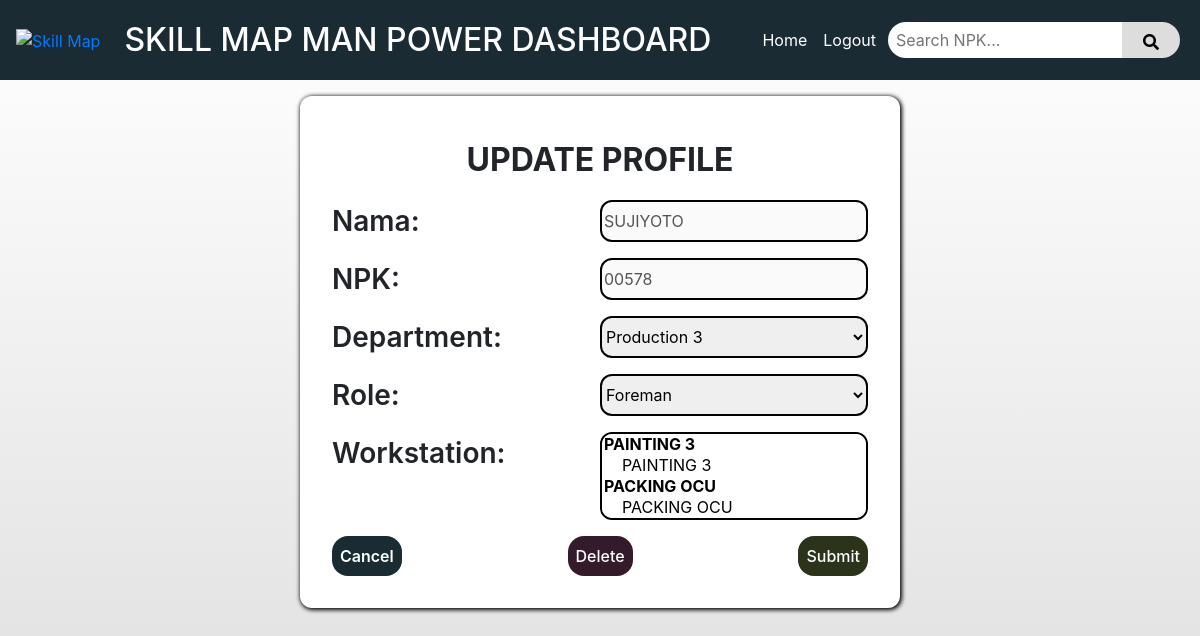
Page /update_profile.php?npk=00578 (signed in) on the committed database.
### tables this page shows
CREATE TABLE IF NOT EXISTS `karyawan` (
  `npk` varchar(11) NOT NULL,
  `name` varchar(32) NOT NULL,
  `role` int(11) NOT NULL,
  `date_joined` date NOT NULL,
  `shift` int(11) NOT NULL,
  PRIMARY KEY (`npk`),
  KEY `role` (`role`),
  KEY `idx_npk` (`npk`)
);

CREATE TABLE IF NOT EXISTS `roles` (
  `id` int(11) NOT NULL,
  `name` varchar(16) NOT NULL,
  PRIMARY KEY (`id`)
);

### includes/content/update-profile-page.php (the view, shortened to what this page needs)
<div id="content">
    <div id="add-profile-page-container">
        <div id="page-title">
            <p>UPDATE PROFILE</p>
        </div>
        <form class="w-100" action="actions/update-profile.php?dept_id=<?php echo $_GET['dept_id'] ?>" method="post">
            <div id="add-profile-form-container">
                <div class="ap-form-section">
                    <p>Nama:</p>
                    <input class="ap-form-input-box" name="name" type="text" maxlength='32' disabled
                        value='<?php echo $karyawan["name"] ?>'>
                </div>
                <div class="ap-form-section">
                    <p>NPK:</p>
                    <input class="ap-form-input-box" name="npk_" type="text" maxlength="11" disabled
                        value='<?php echo $karyawan["npk"] ?>'>
                </div>
                <div class="ap-form-section">
                    <p>Department:</p>
                    <select class="ap-form-input-box" id="ap-form-dept" name="dept">
                        <?php
                        $q_res = $conn->query("SELECT id, dept_name FROM department");
                        while ($row = $q_res->fetch_assoc()) {
                            $d_id = $row['id'];
                            echo "<option value='" . $d_id . "'  " . ($d_id == $karyawan['dept_id'] ? ' selected' : '') . ">" . $row['dept_name'] . "</option>";
                        }
                        ?>
                    </select>
                </div>
                <div class="ap-form-section">
                    <p>Role:</p>
                    <select class="ap-form-input-box" id="ap-form-role" name="role">
                        <?php
                        $q_res = $conn->query("SELECT id, name FROM roles");
                        while ($role_row = $q_res->fetch_assoc()) {
                            $role = $role_row['name'];
                            $role_id = $role_row['id'];
                            echo "<option value='" . $role_id . "'" . ($role_id == $karyawan['role_id'] ? 'selected' : '') . ">" . $role . "</option>";
                        }
                        ?>
                    </select>
                </div>
                <div class="ap-form-section">
                    <p>Workstation:</p>
                    <select class="ap-form-input-box" id="ap-form-ws" name="workstations[]" <?php echo $karyawan['role_id'] != 0 ? '' : 'multiple'; ?>>
                        <?php
                        $selected_sub_ws_ids = array();
                        if ($karyawan['role_id'] == 0) {
                            $result = $conn->query("SELECT workstation_id FROM karyawan_workstation WHERE npk = '" . $karyawan['npk'] . "'");
                            while ($row = $result->fetch_assoc()) {
                                $selected_sub_ws_ids[] = $row['workstation_id'];
                            }
                        } else {
                            $selected_sub_ws_ids[] = $karyawan['sub_ws_id'];
                        }
                        $q_res = $conn->query("
            SELECT
                sub_workstations.id as id,
                sub_workstations.name as name,
                workstations.id as ws_id,
                workstations.name as ws_name,
                department.id as dept_id
            FROM sub_workstations
                LEFT JOIN workstations ON sub_workstations.workstation_id = workstations.id
                LEFT JOIN department ON workstations.dept_id = department.id
            ORDER BY workstations.id, sub_workstations.id
        ");
                        $current_group = '';
                        while ($ws_row = $q_res->fetch_assoc()) {
                            $sub_ws_name = $ws_row['name'];
                            $ws_name = $ws_row['ws_name'];
                            $sws_id = $ws_row['id'];
                            $dept_id = $ws_row['dept_id'];
                            $is_selected = in_array($sws_id, $selected_sub_ws_ids) ? 'selected' : '';
                            if ($ws_name != $current_group) {
                                if ($current_group != '') {
                                    echo "</optgroup>";
                                }
                                echo "<optgroup class='form-sws-d-$dept_id form-ws-optgroup' label='$ws_name'>";
                                $current_group = $ws_name;
                            }
                            echo "<option class='form-sws-d-$dept_id' value='$sws_id' $is_selected>" . $sub_ws_name . "</option>";
                        }
                        if ($current_group != '') {
                            echo "</optgroup>";
                        }
                        ?>
                    </select>
                </div>
                <div class="ap-form-section">
                    <a href="<?php
                    if (isset($_SERVER['HTTP_REFERER'])) {
                        echo $_SERVER['HTTP_REFERER'];
                    } else {
                        echo "index.php";
                    }
                    ?>" class="cu-cancel-btn">Cancel</a>
                    <button type="button" id="ap-form-delete" class="cu-delete-btn" onclick="confirmDelete('<?php echo $karyawan['npk']; ?>')">Delete</button>
                    <button id="ap-form-submit" name="submit" class="cu-submit-btn">Submit</button>
                </div>
            </div>
        </form>
    </div>
</div>

### style/style.css (style rules this page uses)
:root { --main-color: #1B2B34; --main-color-highlighted: #2C4756; --complement-color: #2B341B; --complement-color-highlighted: #47562C; --secondary-color: #FFFFFF; --secondary-color-darken: #DDDDDD; --overlay-background-color: rgba(0, 0, 0, 0.5); --overlay-background-color-light: rgba(255, 255, 255, 0.15); --transparent-color: rgba(0, 0, 0, 0); --delete-color: #341B2B; --delete-color-highlighted: #562C47; --font-color-light: #FFFFFF; --font-color-dark: #000000; }
html, body { width: 100%; overflow-x: hidden; background-image: linear-gradient(var(--secondary-color), var(--secondary-color-darken)); background-repeat: no-repeat; height: 100%; }
body { display: flex; flex-direction: column; }
a { text-decoration: none !important; }
#page-title { margin-top: 0.5rem; font-weight: 700; font-size: 2rem; padding-left: 1rem; padding-right: 1rem; }
#page-title p { margin: 0px; }
#content { display: flex; flex-direction: column; align-items: center; width: 100%; flex: 1 1 auto; }
.cu-submit-btn { margin-top: auto; border: none !important; background-color: var(--complement-color); transition: all 0.3s; border-radius: 16px; padding: 0.5rem; color: var(--font-color-light) !important; font-weight: 500; font-size: 1rem; cursor: pointer; }
.cu-delete-btn { margin-top: auto; border: none !important; background-color: var(--delete-color); transition: all 0.3s; border-radius: 16px; padding: 0.5rem; color: var(--font-color-light) !important; font-weight: 500; font-size: 1rem; cursor: pointer; }
.cu-cancel-btn { margin-top: auto; border: none !important; background-color: var(--main-color); transition: all 0.3s; border-radius: 16px; padding: 0.5rem; color: var(--font-color-light) !important; font-weight: 600; font-size: 1rem; cursor: pointer; }
#add-profile-page-container { box-shadow: #000000 1px 1px 4px 1px; display: flex; flex-direction: column; align-items: center; width: 50%; padding: 2rem; margin-top: 1rem; border-radius: 12px; background-color: var(--secondary-color); }
#add-profile-form-container { display: flex; flex-direction: column; align-items: center; width: 100%; height: 100%; }
.ap-form-section { display: flex; flex-direction: row; width: 100%; justify-content: space-between; margin-top: 1rem; }
.ap-form-section>p { margin: 0px; font-size: 1.75rem; font-weight: 600; }
.ap-form-input-box { border-radius: 12px; width: 50%; border: solid 2px var(--font-color-dark); }

### rows in the picture
karyawan: name "SUJIYOTO", npk_ "00578", role "Foreman"

### other values in the picture
form field dept "Production 3"
form field value "PAINTING 3 / PACKING OCU"
